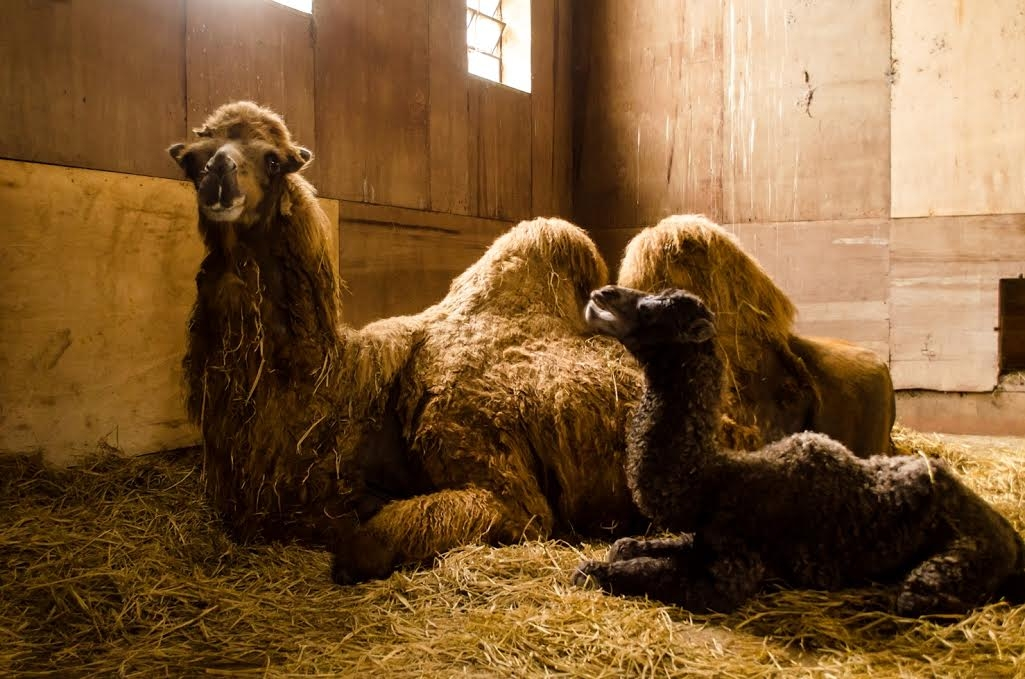
#> input picture ajuste_gamma/camel.jpg, 1025 x 679 px
$ python ajuste_gamma.py
#> lines starting #> are read from the running program, lines starting #| are printed output that depends on the picture
from PIL import Image

# Abre a imagem escolhida para ter o seu gamma alterado
imagem_original = Image.open("camel.jpg")
#> imagem_original is the input picture: PIL image 1025x679 RGB; mean R, G, B 122.8, 88.7, 51.7
imagem_modificada = Image.open("camel.jpg")
imagem = imagem_modificada.load()

# Mostra a imagem original, sem o gamma alterado
imagem_modificada.show()

# Recolhendo as dimensões da imagem
tam_eixo_x = imagem_original.size[0]
#> tam_eixo_x = 1025
tam_eixo_y = imagem_original.size[1]
#> tam_eixo_y = 679

# Gamma usado para aplicar na imagem original
gamma = 2

# Aplicação da fórmula de ajuste de gamma
for x in range (tam_eixo_x):
    for y in range (tam_eixo_y):
        novo_vermelho = (imagem[x, y][0]/255) ** (1/gamma)
        novo_vermelho = int(novo_vermelho * 255)

        novo_verde = (imagem[x, y][1]/255) ** (1/gamma)
        novo_verde = int(novo_verde * 255)

        novo_azul = (imagem[x, y][2]/255) ** (1/gamma)
        novo_azul = int(novo_azul * 255)

        imagem[x, y] = (novo_vermelho, novo_verde, novo_azul)

# Mostra a imagem com o seu gamma alterado
imagem_modificada.show()
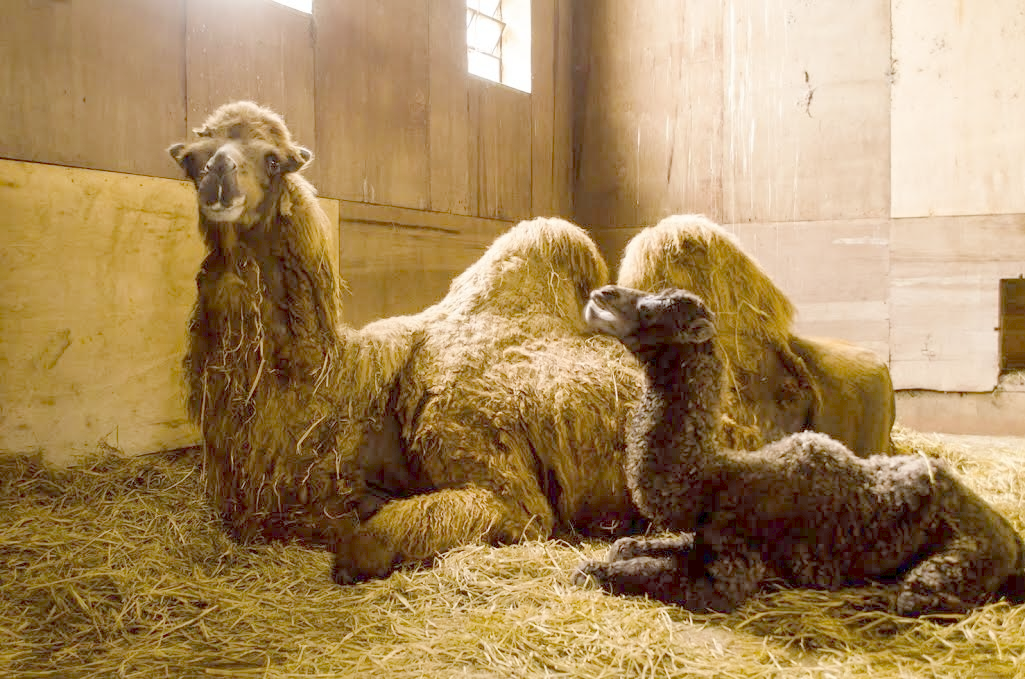
#> shown: PIL image 1025x679 RGB; mean R, G, B 166.5, 136.4, 91.5
